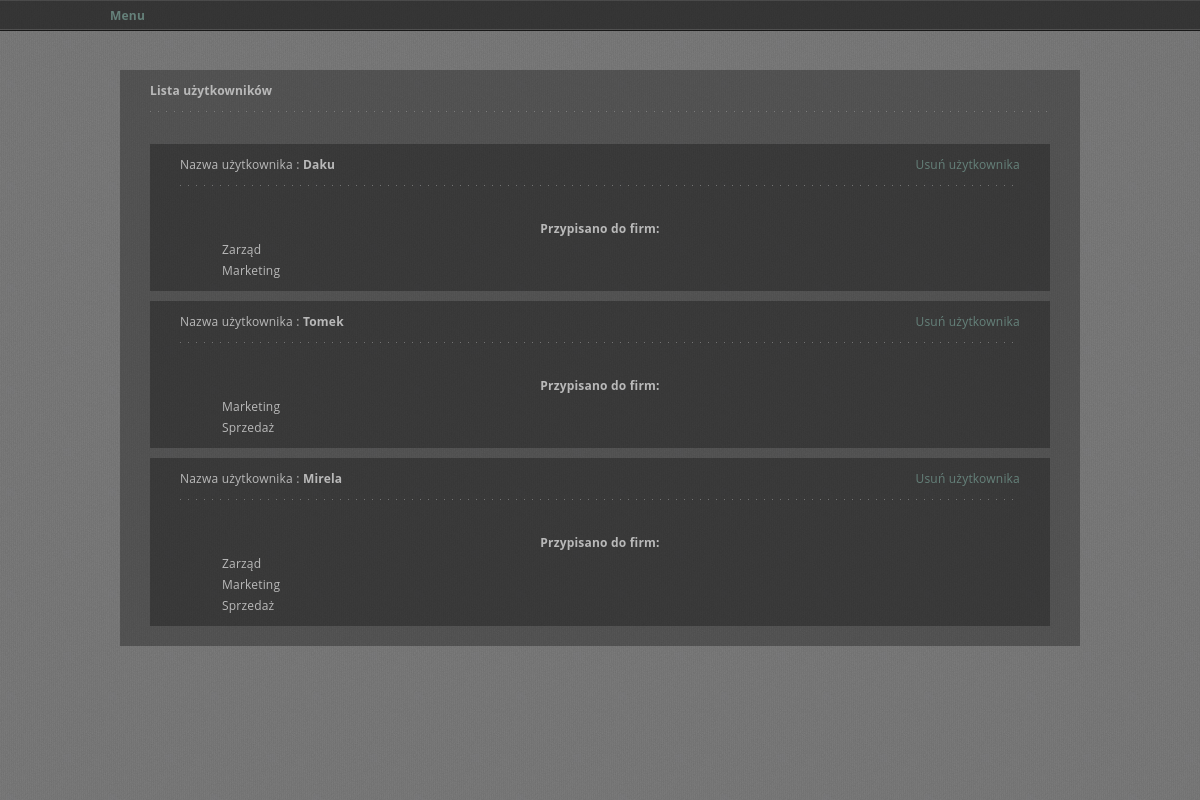
The app's page /private_html/index.php?id=personel&strona=osoba_usun (signed in) with its own data.
### tables this page shows
CREATE TABLE IF NOT EXISTS `users` (
  `id` int(11) NOT NULL AUTO_INCREMENT,
  `username` varchar(255) NOT NULL DEFAULT '0',
  `password` varchar(255) NOT NULL DEFAULT '0',
  `email` text,
  `privilige` int(11) NOT NULL DEFAULT '2',
  `firmy` text,
  `imie` text NOT NULL,
  `nazwisko` text NOT NULL,
  `active` int(11) DEFAULT '1',
  PRIMARY KEY (`id`),
  UNIQUE KEY `id` (`id`)
);

### private_html/funkcje/db_connect.php (called while the page is built, shortened)
<?
class Db {
    protected static $connection;
    public function connect() {
        if(!isset(self::$connection)) {
			$path = __DIR__."/../../config.ini";
            $config = parse_ini_file($path);
            if($database == '')
				self::$connection = new mysqli('localhost',$config['username'],$config['password'],$config['dbname']);
			else
				self::$connection = new mysqli('localhost',$config['username'],$config['password'],$database);
			self::$connection->set_charset("utf8");
        }
        return self::$connection;
    }
    public function query($query) {
        $connection = $this -> connect();
        $result = $connection -> query($query);
        return $result;
    }
}
?>

### private_html/personel/osoba_usun.php (the view, shortened to what this page needs)
<div class="admin_panel">
	<div id="content">
<?
	$db = new Db();
	$db->connect();
	$firmy = array();
	$query = 	"SELECT * FROM firmy where active = 1";
	$result_firmy = $db->query($query);
	while($row_firmy = $result_firmy->fetch_array())
	{
		$rows_firmy[] = $row_firmy;
	}
	print_r($rows[0]);
	foreach($rows_firmy as $row_firmy)
	{
		array_push($firmy, $row_firmy['nazwa']);
	}
	$query = 	"SELECT * FROM users u where active = 1";
	$result = $db->query($query);
	while($row = $result->fetch_array())
	{
		$rows[] = $row;
	}
if(!isset($_GET['uid']))
{
	echo "<b>Lista użytkowników</b><hr>";
	foreach($rows as $row)
	{
		$companies = explode(",",$row['firmy']);
		echo '<div class="admin_panel" style="margin-bottom:10px;"><div id="content">';
		echo "<div>Nazwa użytkownika : <b>".$row['username']."</b><a href='?id=personel&strona=osoba_usun&uid=".$row['id']."' style='float:right;'>Usuń użytkownika</a></div>";
		echo '<hr>';
		if($row['firmy'])
		{
			echo '<div style="display:block;margin-top:20px;text-align:center;"><b>Przypisano do firm:</b></br></div><div style="margin-left:5%;">';
			foreach($companies as $i =>$key) {
				echo $firmy[$key-1].'</br>';
			}
			echo '</div>';
		}
		else
			echo '<div><b style="display:block;margin-top:20px;text-align:center;">Przypisano do firm:</b></br> <b>Brak Przypisanych firm dla użytkownika</b></div>';
		echo '</div></div>';
	}
}
else
{
	$uid = $_GET['uid'];
	$query = "UPDATE users SET active = '0' WHERE id = '$uid';";
	$db->query($query);
	echo '<h1> Pomyślnie wyłączono użytkownika '.$nazwa.'</h1>';
}
?>
	</div>
</div>

### private_html/style/style.css (style rules this page uses)
html, body, div, span, applet, object, iframe, h1, h2, h3, h4, h5, h6, p, blockquote, pre, a, acronym, address, big, cite, code, del, dfn, em, font, img, ins, kbd, q, s, samp, small, strike, strong, tt, var, b, u, i, center, dl, dt, dd, ol, ul, li, fieldset, form, label, legend { margin:0; padding:0; border:0; outline:0; font-size:100%; vertical-align:baseline; background:transparent }
body { line-height:1 }
body { -webkit-font-smoothing: antialiased; -webkit-text-size-adjust: 100%; font-family: 'Open Sans', sans-serif; font-weight: 400; font-size: 12px; line-height: 21px; letter-spacing: 0.2px; color: #b9b9b9; }
a { color: #65817a; text-decoration: none; -webkit-transition: all 200ms ease-in; -o-transition: all 200ms ease-in; -moz-transition: all 200ms ease-in; }
hr { border: none; background: transparent url(images/line.png) repeat-x; height: 3px; margin-top: 10px; margin-bottom: 30px; }

### private_html/style/admin_panel.css (style rules this page uses)
.admin_panel { display:block; background-color:rgba(0,0,0,0.3); }
.admin_panel div#content { display:block;overflow:hidden;padding: 10px 30px; }
.admin_panel a { color: #65817a; text-decoration: none; -webkit-transition: all 200ms ease-in; -o-transition: all 200ms ease-in; -moz-transition: all 200ms ease-in; }

### records on screen
users: username "Daku", firmy "Zarząd", firmy "Marketing"
users: username "Tomek", firmy "Marketing", firmy "Sprzedaż"
users: username "Mirela", active "Zarząd", privilige "Marketing", id "Sprzedaż"
